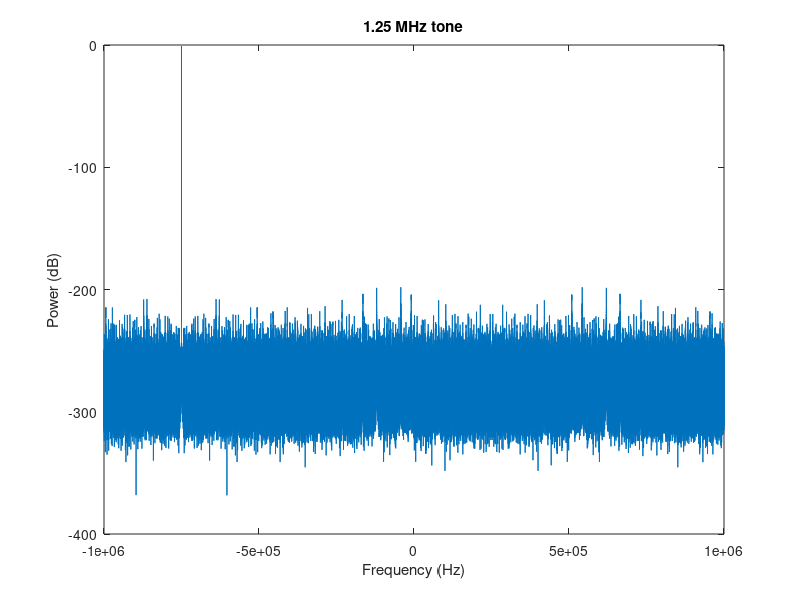

Write MATLAB code to recreate this figure. (Note: this script raises an error after producing the figure.)
function example_signal_gen()

% Our samples must be generated at the samplerate we plan to run the device at
SAMPLE_RATE = 2e6;

% Generate 10 seconds worth of samples. Bear in mind that when using the 
% binary SC16 Q11 format, 1 sample consumes 4 bytes of memory/disk space.  
% This quickly adds up - 10 seconds @ 2 Msps yields ~ 76.3 MiB. Be careful
% when using higher sample rates!
NUM_SECONDS = 2;
NUM_SAMPLES = NUM_SECONDS * SAMPLE_RATE;

% 1.25 MHz, in radians (ω = F_Hz * 2pi)
SIGNAL_FREQ_RAD = 1.25e6 * 2 * pi;

% Generate a vector "t" which represents time, in units of samples.
% This starts at t=0, and creates NUM_SAMPLES samples in steps of 1/SAMPLE_RATE
t = [ 0 : (1/SAMPLE_RATE) : (NUM_SECONDS - 1/SAMPLE_RATE) ];

% Create a sinusoid (signal = e^(jωt) ) with a magnitude of 0.90
signal = 0.90 * exp(1j * SIGNAL_FREQ_RAD * t);

% Plot the FFT of our signal as a quick sanity check.
% The NUM_SAMPLES denominator is just to normalize this for display purposes.
f = linspace(-0.5 * SAMPLE_RATE, 0.5 * SAMPLE_RATE, length(signal));
plot(f, 20*log10(abs(fftshift(fft(signal)))/NUM_SAMPLES));
xlabel('Frequency (Hz)');
ylabel('Power (dB)');
title('1.25 MHz tone');

% Save the signal to a file
save_sc16q11('bin_signal.sc16q11', signal); 

end
